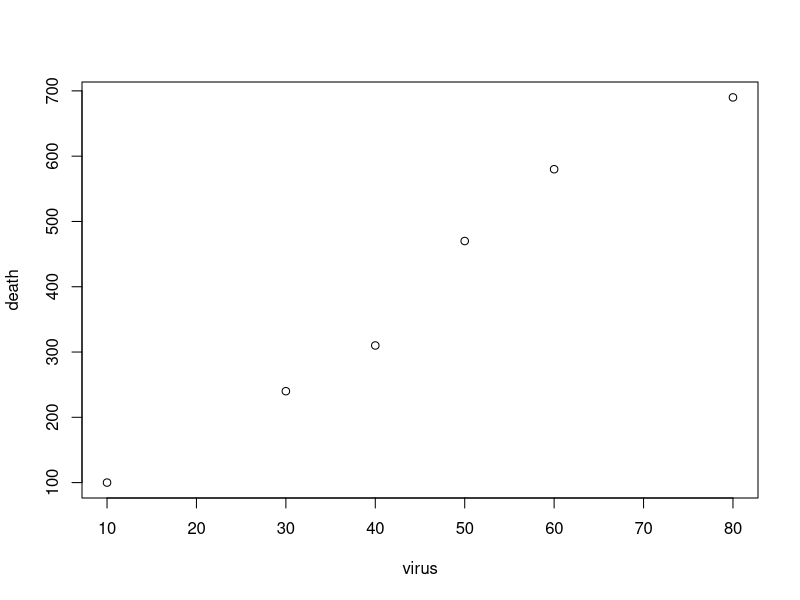
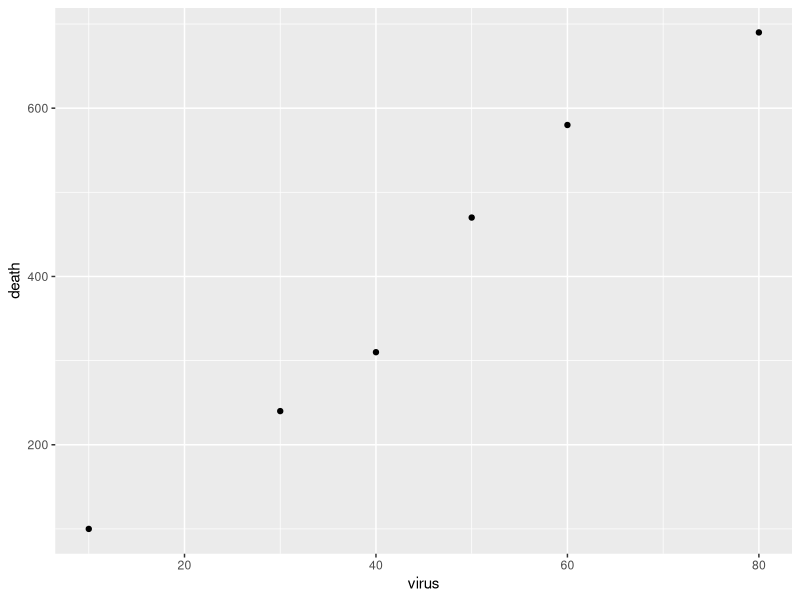
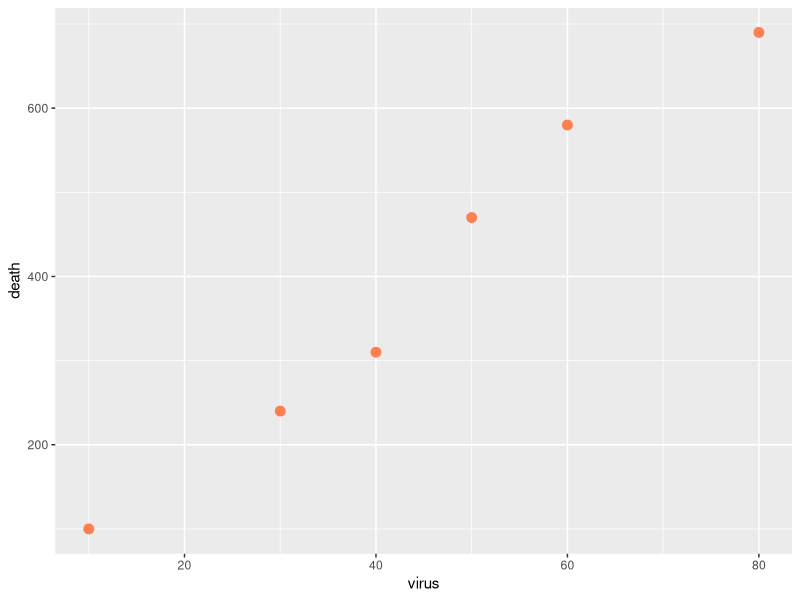
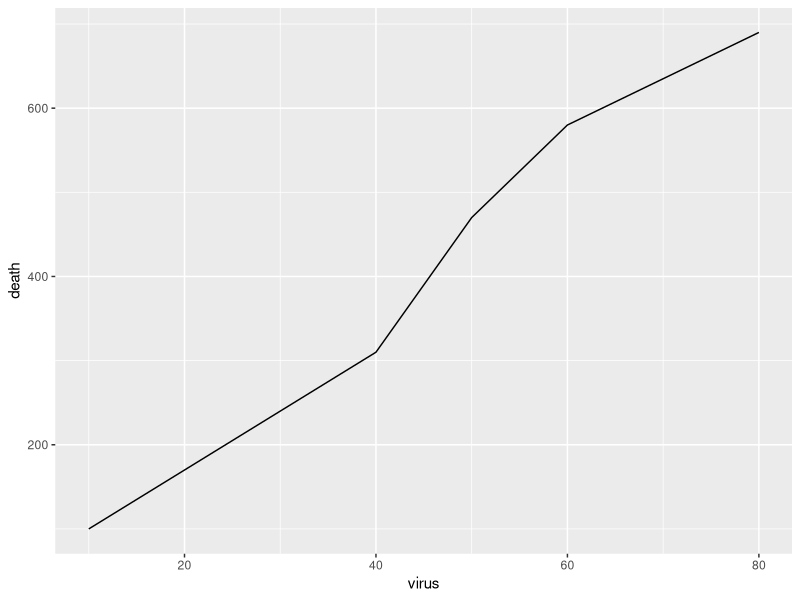
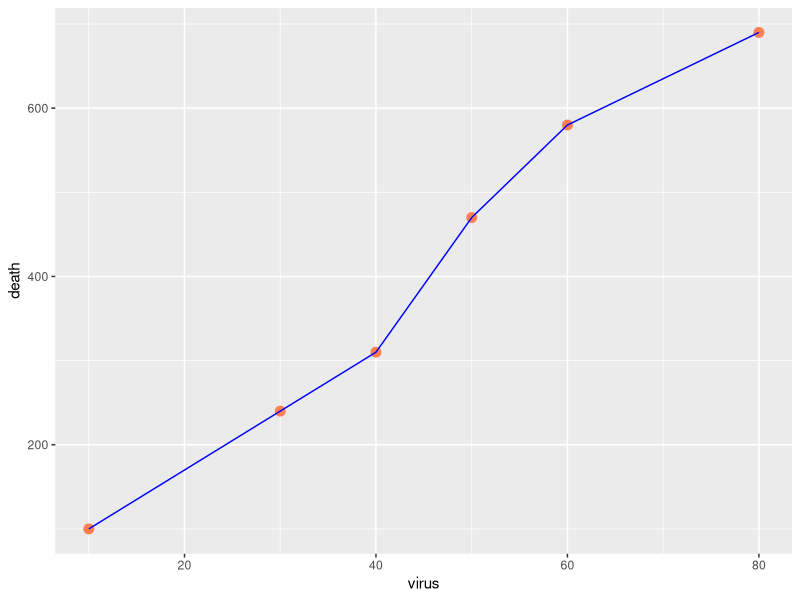
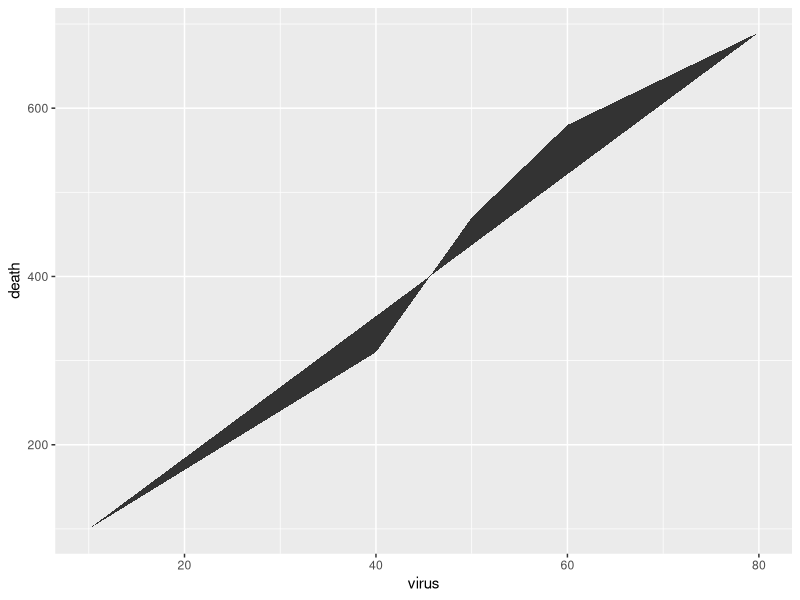

Reproduce these figures in R, in order.
# Installing the ggplot2 library / package

# install.packages("ggplot2")

library(ggplot2)

virus <- c(10, 30, 40, 50, 60, 80)
death <- c(100, 240, 310, 470, 580, 690)
plot(virus, death)

data.frame(virus, death) # to obtain the table with the two objects
d <- data.frame(virus, death)
summary(d) # to obtain the mean, median, etc..

ggplot(d, aes(x=virus, y=death)) + geom_point()
ggplot(d, aes(x=virus, y=death)) + geom_point(size=3, col="coral")

ggplot(d, aes(x=virus, y=death)) + geom_line()

ggplot(d, aes(x=virus, y=death)) + geom_point(size=3, col="coral") + geom_line(col="blue")

ggplot(d, aes(x=virus, y=death)) + geom_polygon()
